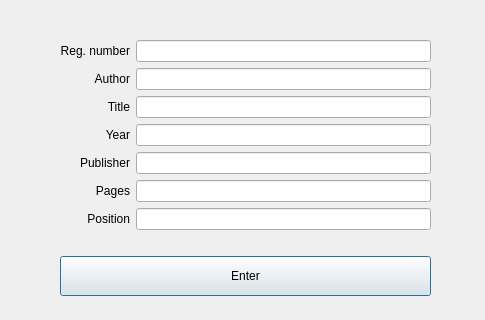
<?xml version="1.0" encoding="UTF-8"?>
<ui version="4.0">
 <class>Dialog</class>
 <widget class="QDialog" name="Dialog">
  <property name="geometry">
   <rect>
    <x>0</x>
    <y>0</y>
    <width>485</width>
    <height>320</height>
   </rect>
  </property>
  <property name="windowTitle">
   <string>Dialog</string>
  </property>
  <widget class="QWidget" name="layoutWidget">
   <property name="geometry">
    <rect>
     <x>60</x>
     <y>20</y>
     <width>371</width>
     <height>296</height>
    </rect>
   </property>
   <layout class="QVBoxLayout" name="verticalLayout" stretch="0,0">
    <item>
     <layout class="QGridLayout" name="gridLayout">
      <item row="0" column="0">
       <widget class="QLabel" name="label">
        <property name="text">
         <string>Reg. number</string>
        </property>
        <property name="alignment">
         <set>Qt::AlignRight|Qt::AlignTrailing|Qt::AlignVCenter</set>
        </property>
       </widget>
      </item>
      <item row="2" column="1">
       <widget class="QLineEdit" name="titleEdit"/>
      </item>
      <item row="8" column="1">
       <widget class="QLineEdit" name="positionEdit"/>
      </item>
      <item row="7" column="0">
       <widget class="QLabel" name="label_6">
        <property name="text">
         <string>Pages</string>
        </property>
        <property name="alignment">
         <set>Qt::AlignRight|Qt::AlignTrailing|Qt::AlignVCenter</set>
        </property>
       </widget>
      </item>
      <item row="5" column="0">
       <widget class="QLabel" name="label_4">
        <property name="text">
         <string>Publisher</string>
        </property>
        <property name="alignment">
         <set>Qt::AlignRight|Qt::AlignTrailing|Qt::AlignVCenter</set>
        </property>
       </widget>
      </item>
      <item row="0" column="1">
       <widget class="QLineEdit" name="regNumEdit">
        <property name="text">
         <string/>
        </property>
       </widget>
      </item>
      <item row="1" column="0">
       <widget class="QLabel" name="label_2">
        <property name="text">
         <string>Author</string>
        </property>
        <property name="alignment">
         <set>Qt::AlignRight|Qt::AlignTrailing|Qt::AlignVCenter</set>
        </property>
       </widget>
      </item>
      <item row="1" column="1">
       <widget class="QLineEdit" name="authorEdit"/>
      </item>
      <item row="3" column="1">
       <widget class="QLineEdit" name="yearEdit"/>
      </item>
      <item row="2" column="0">
       <widget class="QLabel" name="label_3">
        <property name="text">
         <string>Title</string>
        </property>
        <property name="alignment">
         <set>Qt::AlignRight|Qt::AlignTrailing|Qt::AlignVCenter</set>
        </property>
       </widget>
      </item>
      <item row="5" column="1">
       <widget class="QLineEdit" name="publisherEdit"/>
      </item>
      <item row="3" column="0">
       <widget class="QLabel" name="label_5">
        <property name="text">
         <string>Year</string>
        </property>
        <property name="alignment">
         <set>Qt::AlignRight|Qt::AlignTrailing|Qt::AlignVCenter</set>
        </property>
       </widget>
      </item>
      <item row="8" column="0">
       <widget class="QLabel" name="positionLabel">
        <property name="text">
         <string>Position</string>
        </property>
        <property name="alignment">
         <set>Qt::AlignRight|Qt::AlignTrailing|Qt::AlignVCenter</set>
        </property>
       </widget>
      </item>
      <item row="7" column="1">
       <widget class="QLineEdit" name="pagesEdit"/>
      </item>
     </layout>
    </item>
    <item>
     <widget class="QPushButton" name="enterButton">
      <property name="minimumSize">
       <size>
        <width>0</width>
        <height>40</height>
       </size>
      </property>
      <property name="text">
       <string>Enter</string>
      </property>
     </widget>
    </item>
   </layout>
  </widget>
 </widget>
 <resources/>
 <connections/>
</ui>
